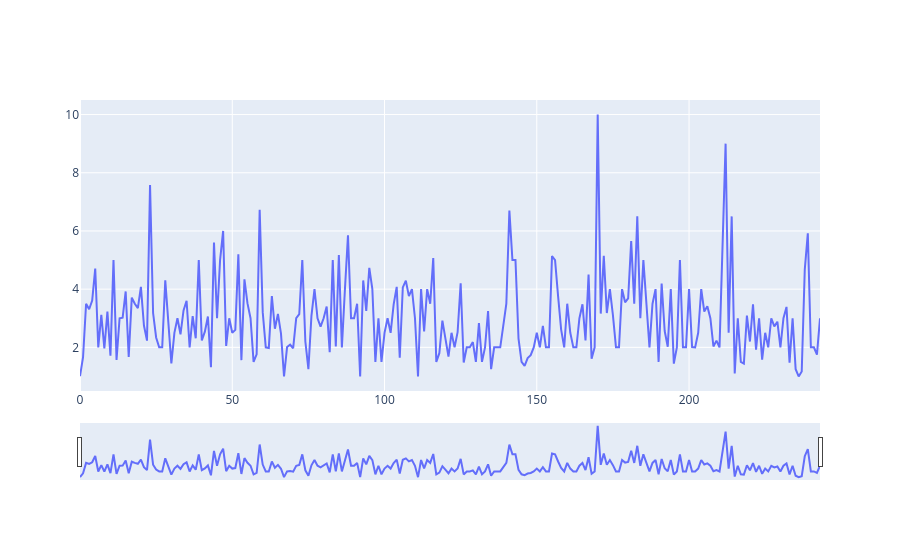

Notebook cell for this chart:
### Markdown cell above
**Creating Sliders and Selectors:**

In plotly, the range slider is a custom range-type input control. It allows selecting a value or a range of values between a specified minimum and maximum range. And the range selector is a tool for selecting ranges to display within the chart. It provides buttons to select pre-configured ranges in the chart. It also provides input boxes where the minimum and maximum dates can be manually input

### Code cell
import plotly.graph_objects as px
import pandas as pd
 
# reading the database
# data = pd.read_csv("tips.csv")
 
plot = px.Figure(data=[px.Scatter(
    y=data['tip'],
    mode='lines',)
])
 
plot.update_layout(
    xaxis=dict(
        rangeselector=dict(
            buttons=list([
                dict(count=1,
                    step="day",
                    stepmode="backward"),
            ])
        ),
        rangeslider=dict(
            visible=True
        ),
    )
)
 
plot.show()

### Figure 1 — Plotly figure (JSON) as saved in the notebook; plotly's stock layout.template omitted (floating-point values rounded to 4 significant figures; data arrays with more than 128 entries replaced by an {"elided": "..."} marker saying what was removed)
{"data": [{"mode": "lines", "type": "scatter", "y": {"elided": "244 float values"}}], "layout": {"xaxis": {"rangeselector": {"buttons": [{"count": 1, "step": "day", "stepmode": "backward"}]}, "rangeslider": {"visible": true}}}}
